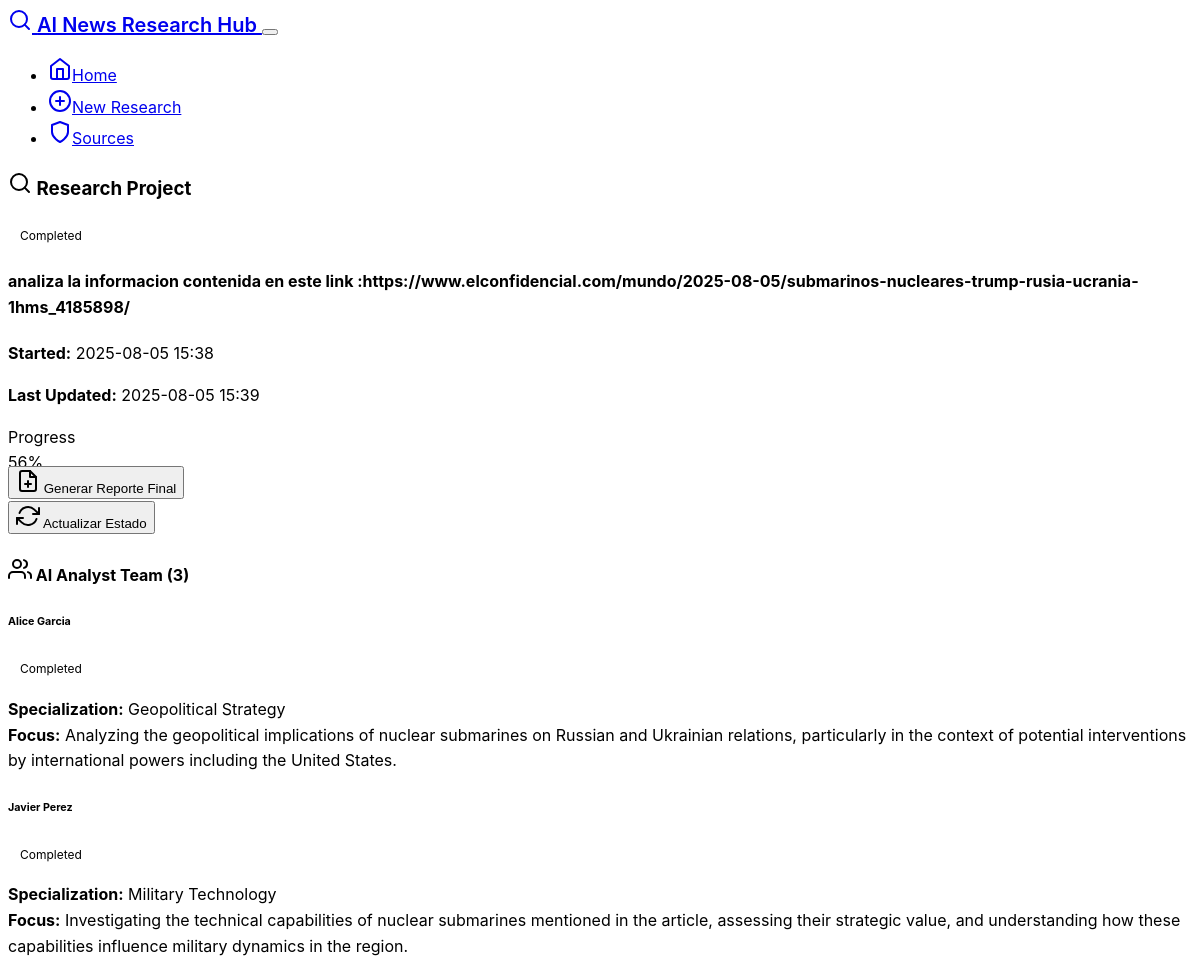
The page /project/5 (upper part) on the database as committed earlier.
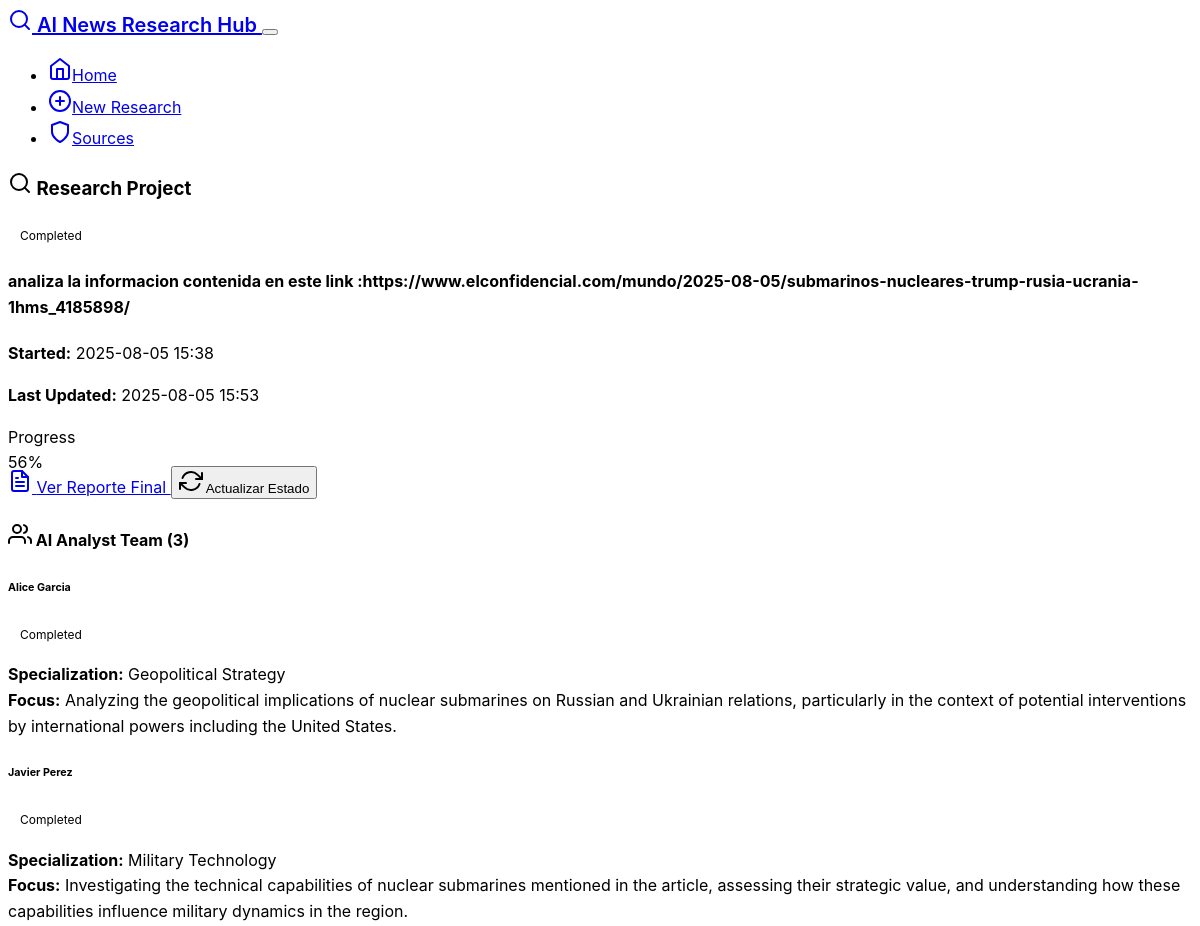
The same page on the database as committed later.
### models.py (models this page shows)
class ResearchProject(db.Model):
    id = db.Column(db.Integer, primary_key=True)
    topic = db.Column(db.String(500), nullable=False)
    status = db.Column(db.String(50), default='initialized')  # initialized, analyzing, interviewing, reviewing, completed
    created_at = db.Column(db.DateTime, default=datetime.utcnow)
    updated_at = db.Column(db.DateTime, default=datetime.utcnow, onupdate=datetime.utcnow)
    final_report = db.Column(db.Text)
    human_notes = db.Column(db.Text)
    analysts = db.relationship('Analyst', backref='project', lazy=True, cascade='all, delete-orphan')
    interviews = db.relationship('Interview', backref='project', lazy=True, cascade='all, delete-orphan')

### routes.py (the view)
@app.route('/project/<int:project_id>')
def project_status(project_id):
    project = ResearchProject.query.get_or_404(project_id)
    analysts = Analyst.query.filter_by(project_id=project_id).all()
    interviews = Interview.query.filter_by(project_id=project_id).all()
    total_interviews = len(interviews)
    completed_interviews = len([i for i in interviews if i.status == 'completed'])
    progress = (completed_interviews / total_interviews * 100) if total_interviews > 0 else 0
    return render_template('research.html',
                         project=project,
                         analysts=analysts,
                         interviews=interviews,
                         progress=progress)

### templates/research.html (shortened to what the changed rows need)
{% extends "base.html" %}
{% block content %}
{% if not project %}
<div class="row">
    <div class="col-lg-8 mx-auto">
        <div class="card">
            <div class="card-header">
                <h3 class="mb-0">
                    <i data-feather="search" class="me-2"></i>
                    Start New Research Project
                </h3>
            </div>
            <div class="card-body">
                <form method="POST">
                    <div class="mb-4">
                        <label for="topic" class="form-label">Research Topic</label>
                        <textarea class="form-control form-control-lg"
                                  id="topic"
                                  name="topic"
                                  rows="3"
                                  placeholder="Enter the topic you want to research (e.g., 'Climate change impacts on agriculture', 'Latest developments in AI safety', 'COVID-19 vaccine effectiveness')"
                                  required></textarea>
                        <div class="form-text">
                            Be specific about what you want to investigate. The AI analysts will be specialized based on your topic.
                        </div>
                    </div>
                    <div class="d-grid">
                        <button type="submit" class="btn btn-primary btn-lg">
                            <i data-feather="play" class="me-2"></i>
                            Start Research
                        </button>
                    </div>
                </form>
            </div>
        </div>
        <div class="mt-5">
            <h4 class="mb-3">
                <i data-feather="info" class="me-2"></i>
                What Happens Next?
            </h4>
            <div class="list-group">
                <div class="list-group-item">
                    <div class="d-flex w-100 justify-content-between align-items-center">
                        <div>
                            <h6 class="mb-1">
                                <i data-feather="users" class="me-2 text-primary"></i>
                                AI Analyst Team Generation
                            </h6>
                            <p class="mb-1">Specialized AI analysts will be created based on your topic</p>
                        </div>
                    </div>
                </div>
                <div class="list-group-item">
                    <div class="d-flex w-100 justify-content-between align-items-center">
                        <div>
                            <h6 class="mb-1">
                                <i data-feather="message-square" class="me-2 text-primary"></i>
                                Expert Interview Process
                            </h6>
                            <p class="mb-1">Each analyst will interview relevant AI experts in parallel</p>
                        </div>
                    </div>
                </div>
                <div class="list-group-item">
                    <div class="d-flex w-100 justify-content-between align-items-center">
                        <div>
                            <h6 class="mb-1">
                                <i data-feather="eye" class="me-2 text-warning"></i>
                                Human Review Checkpoint
                            </h6>
                            <p class="mb-1">You'll have the opportunity to review and refine the process</p>
                        </div>
                    </div>
                </div>
                <div class="list-group-item">
                    <div class="d-flex w-100 justify-content-between align-items-center">
                        <div>
                            <h6 class="mb-1">
                                <i data-feather="file-text" class="me-2 text-success"></i>
                                Final Report Generation
                            </h6>
                            <p class="mb-1">AI Technical Writer compiles all insights into a comprehensive report</p>
                        </div>
                    </div>
                </div>
            </div>
        </div>
    </div>
</div>
{% else %}
<div class="row">
    <div class="col-12">
        <div class="card mb-4">
            <div class="card-header">
                <div class="d-flex justify-content-between align-items-center">
                    <h3 class="mb-0">
                        <i data-feather="search" class="me-2"></i>
                        Research Project
                    </h3>
                    <span class="badge fs-6
                        {% if project.status == 'completed' %}bg-success
                        {% elif project.status == 'error' %}bg-danger
                        {% elif project.status == 'reviewing' %}bg-warning
                        {% else %}bg-info{% endif %}">
                        {{ project.status.title() }}
                    </span>
                </div>
            </div>
            <div class="card-body">
                <h4 class="mb-3">{{ project.topic }}</h4>
                <div class="row">
                    <div class="col-md-6">
                        <p><strong>Started:</strong> {{ project.created_at.strftime('%Y-%m-%d %H:%M') }}</p>
                        <p><strong>Last Updated:</strong> {{ project.updated_at.strftime('%Y-%m-%d %H:%M') }}</p>
                    </div>
                    <div class="col-md-6">
                        {% if progress is defined %}
                        <div class="mb-3">
                            <label class="form-label">Progress</label>
                            <div class="progress">
                                <div class="progress-bar" style="width: {{ progress }}%">{{ "%.0f"|format(progress) }}%</div>
                            </div>
                        </div>
                        {% endif %}
                    </div>
                </div>
                <div class="mt-3">
                    {% if project.final_report %}
                    <a href="{{ url_for('view_report', project_id=project.id) }}"
                       class="btn btn-primary me-2">
                        <i data-feather="file-text" class="me-2"></i>
                        Ver Reporte Final
                    </a>
                    {% elif project.status == 'completed' %}
                    <form method="POST" action="{{ url_for('generate_report', project_id=project.id) }}" class="d-inline">
                        <button type="submit" class="btn btn-success me-2">
                            <i data-feather="file-plus" class="me-2"></i>
                            Generar Reporte Final
                        </button>
                    </form>
                    {% endif %}
                    <button type="button"
                            class="btn btn-outline-secondary"
                            onclick="refreshStatus()">
                        <i data-feather="refresh-cw" class="me-2"></i>
                        Actualizar Estado
                    </button>
                </div>
            </div>
        </div>
        {% if analysts %}
        <div class="card mb-4">
            <div class="card-header">
                <h4 class="mb-0">
                    <i data-feather="users" class="me-2"></i>
                    AI Analyst Team ({{ analysts|length }})
                </h4>
            </div>
            <div class="card-body">
                <div class="row">
                    {% for analyst in analysts %}
                    <div class="col-md-6 mb-3">
                        <div class="card">
                            <div class="card-body">
                                <div class="d-flex justify-content-between align-items-center mb-2">
                                    <h6 class="card-title mb-0">{{ analyst.name }}</h6>
                                    <span class="badge
                                        {% if analyst.status == 'completed' %}bg-success
                                        {% elif analyst.status == 'interviewing' %}bg-info
                                        {% else %}bg-secondary{% endif %}">
                                        {{ analyst.status.title() }}
                                    </span>
                                </div>
                                <p class="card-text">
                                    <strong>Specialization:</strong> {{ analyst.specialization }}<br>
                                    <strong>Focus:</strong> {{ analyst.research_focus }}
                                </p>
                            </div>
                        </div>
                    </div>
                    {% endfor %}
                </div>
            </div>
        </div>
        {% endif %}
    </div>
</div>
{% endif %}
{% endblock %}

Rows that differ between the two databases and show on the page:
changed ResearchProject "Completed": updated_at "2025-08-05 15:39" → "2025-08-05 15:53"
Other text that changed with them:
text no longer shown: "Generar Reporte Final"
text now shown: "Ver Reporte Final"
